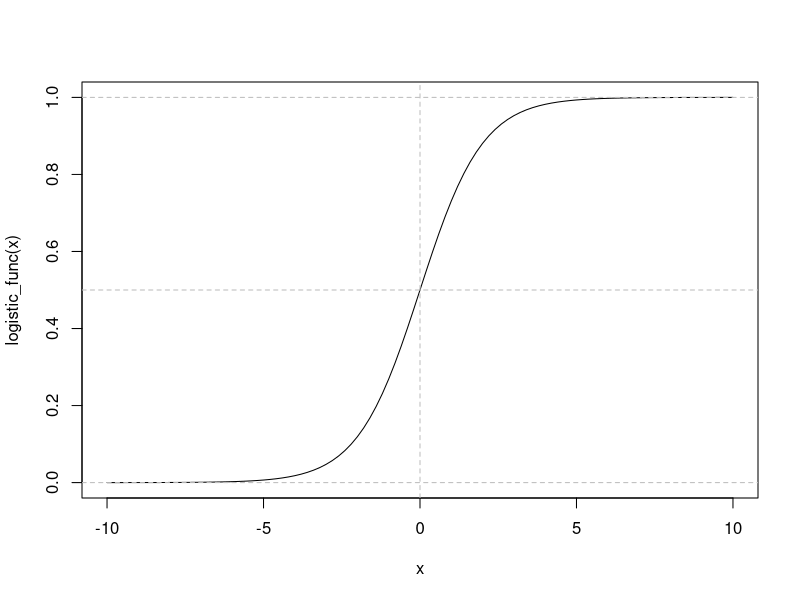
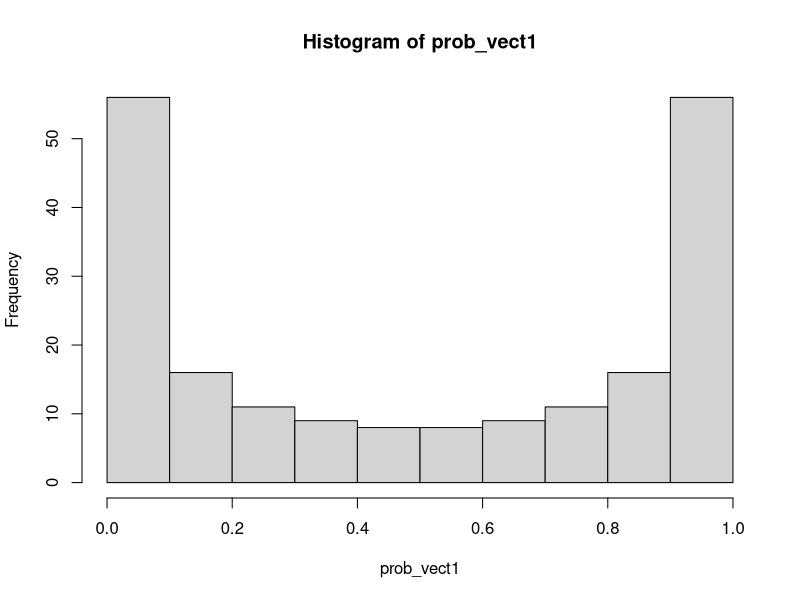
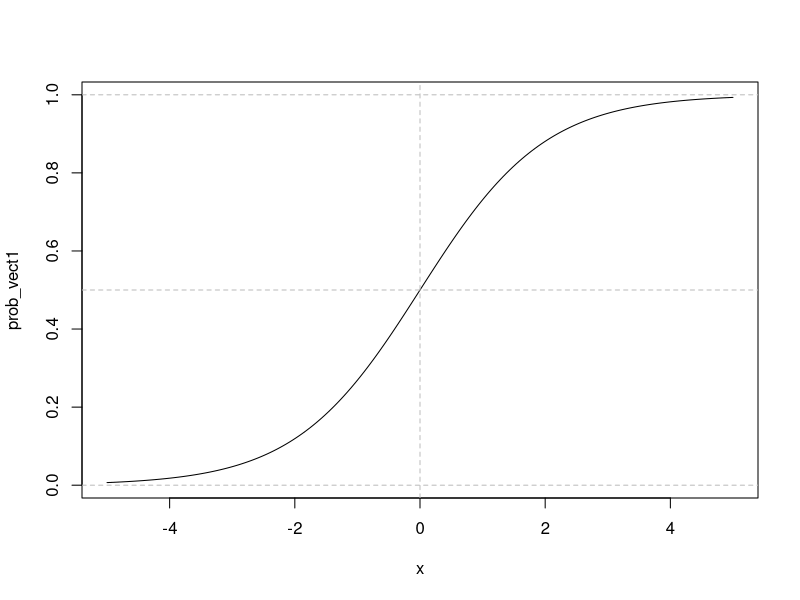
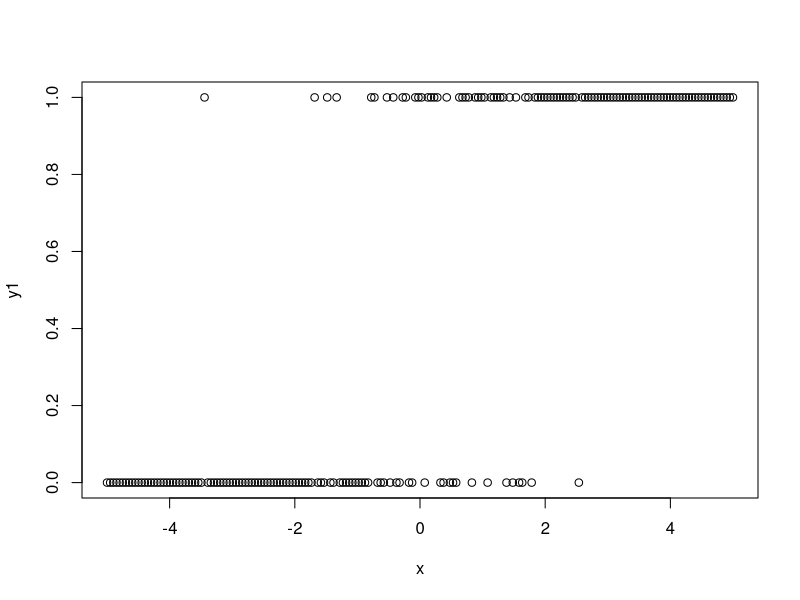
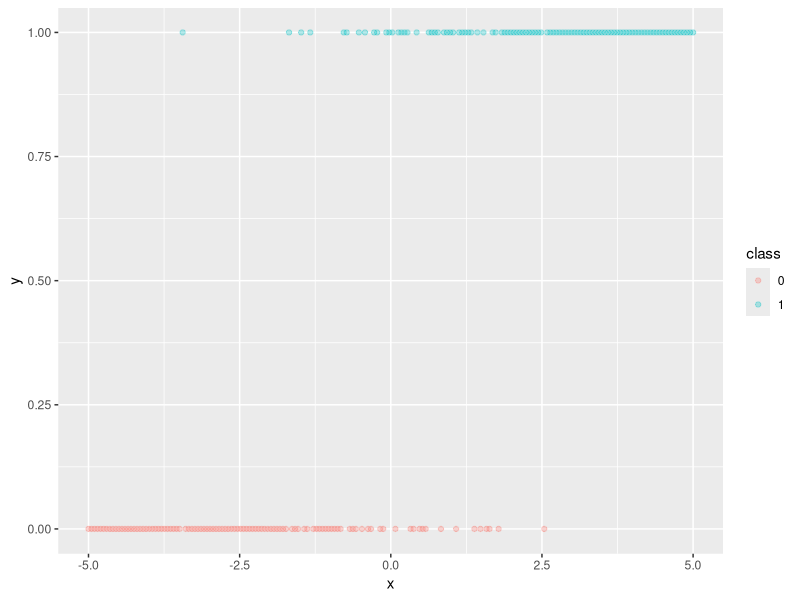
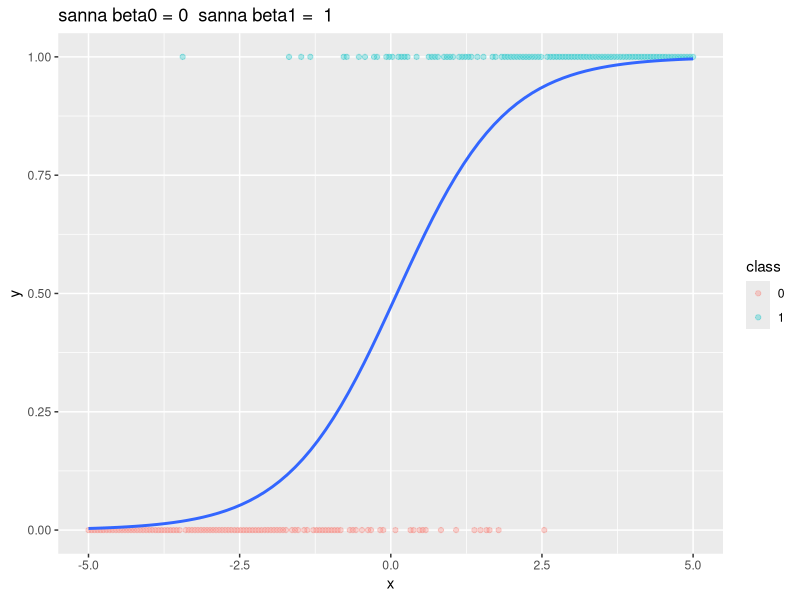
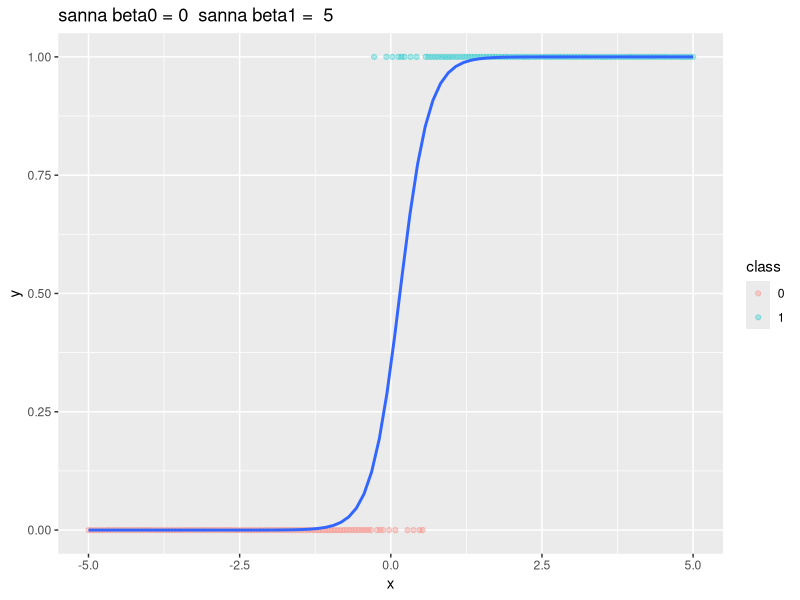
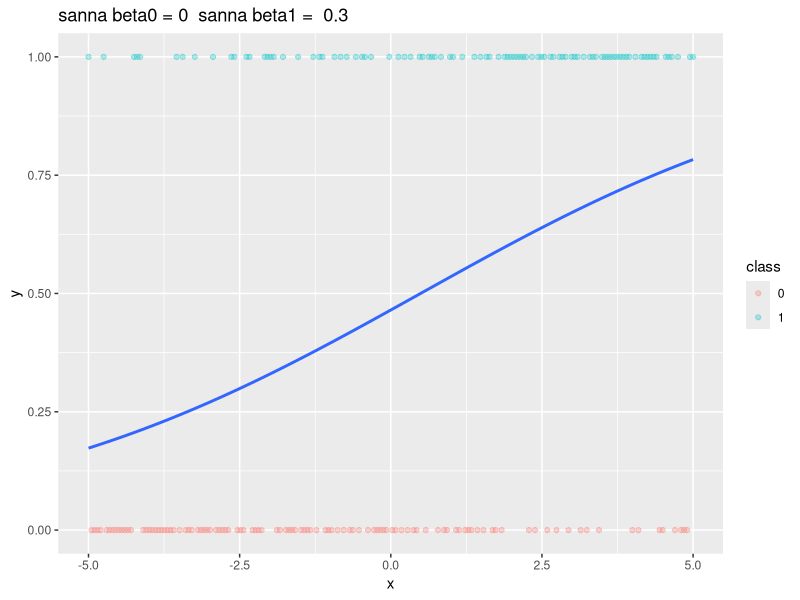

These figures' R source, in order:
################################################################################
################################################################################
# Enkel linjär logistik regression
################################################################################
################################################################################

rm(list=ls())


################################################################################
# Logistiska funktionen
################################################################################

logistic_func<-function(z){
  p<-exp(z)/(1+exp(z))
  return(p)
}
# hur ser den ut?
curve(expr = logistic_func,from = -10,to = 10)
abline(h = c(0,0.5,1),v=0,lty="dashed",col="gray")


# värden >= 0.5 klassificerar vi som klass 1, annars klass 0



################################################################################
# Simulera data
################################################################################

n_obs<-200
x<-seq(-5,5,length=n_obs)
beta0_ver1<- 0
beta1_ver1<-1
z1<-beta0_ver1 + beta1_ver1*x
prob_vect1<-logistic_func(z = z1)
hist(prob_vect1)
mean(prob_vect1>=0.5)



plot(x,prob_vect1,t="l")
abline(h = c(0,0.5,1),v=0,lty="dashed",col="gray")

# prob_vect1 anger varje obs sannolikhet anta klass 1


# slumpa fram data
?rbinom()
# Bernoulli är ett specialfall av binomial, när n=1 (antal försök) i binomial
set.seed(434)
y1<-rbinom(n = n_obs,size = 1,prob = prob_vect1)

plot(x,y1)

df1<-data.frame(x=x,y=y1,class=ifelse(y1==1,"1","0"))

library(tidyverse)

df1 %>%
  ggplot(aes(x, y)) +
  geom_point(alpha = .3,aes(col=class)) 

# lägga till skattad logistik funktion 
p1<-df1 %>%
  ggplot(aes(x, y)) +
  geom_point(alpha = .3,aes(col=class)) +
  geom_smooth(method = "glm", method.args = list(family = "binomial"),se=FALSE)+
  ggtitle(paste("sanna beta0 =",beta0_ver1," sanna beta1 = ",beta1_ver1))
# den blå linjen ger den anpassade sannolikheten för y=1
# om sannolikheten är >= 0.5 så klassificerar vi som y=1, annars som y=0
p1



# nu testar vi att ändra parametervärden

# om vi har en mer brant lutning på kurvan så ökar vi beta1
beta0_ver2<- 0
beta1_ver2<-5
z2<-beta0_ver2 + beta1_ver2*x
prob_vect2<-logistic_func(z = z2)
set.seed(753)
y2<-rbinom(n = n_obs,size = 1,prob = prob_vect2)
df2<-data.frame(x=x,y=y2,class=ifelse(y2==1,"1","0"))

p2<-df2 %>%
  ggplot(aes(x, y)) +
  geom_point(alpha = .3,aes(col=class)) +
  geom_smooth(method = "glm", method.args = list(family = "binomial"),se=FALSE)+
  ggtitle(paste("sanna beta0 =",beta0_ver2," sanna beta1 = ",beta1_ver2))
p2

# om vi har en mindre brant lutning på kurvan så minskar vi beta1
beta0_ver3<- 0
beta1_ver3<-0.3
z3<-beta0_ver3 + beta1_ver3*x
prob_vect3<-logistic_func(z = z3)
set.seed(543)
y3<-rbinom(n = n_obs,size = 1,prob = prob_vect3)
df3<-data.frame(x=x,y=y3,class=ifelse(y3==1,"1","0"))

p3<-df3 %>%
  ggplot(aes(x, y)) +
  geom_point(alpha = .3,aes(col=class)) +
  geom_smooth(method = "glm", method.args = list(family = "binomial"),se=FALSE)+
  ggtitle(paste("sanna beta0 =",beta0_ver3," sanna beta1 = ",beta1_ver3))
p3


library(cowplot)
plot_grid(p1,p2,p3,nrow = 3)


# gör nu 3 nya plottar där ni har beta1=1 och testar beta0: -4 , 0 , 4
# vad händer?



# Vad händer om vi har negativa beta1?
beta0_ver4<- 0
beta1_ver4<--1
z4<-beta0_ver4 + beta1_ver4*x
prob_vect3<-logistic_func(z = z4)
set.seed(543)
y4<-rbinom(n = n_obs,size = 1,prob = prob_vect3)
df4<-data.frame(x=x,y=y4,class=ifelse(y4==1,"1","0"))

p4<-df4 %>%
  ggplot(aes(x, y)) +
  geom_point(alpha = .3,aes(col=class)) +
  geom_smooth(method = "glm", method.args = list(family = "binomial"),se=FALSE)+
  ggtitle(paste("sanna beta0 =",beta0_ver3," sanna beta1 = ",beta1_ver3))
p4
# testa att ändra beta1 till -5 och -0.3




################################################################################
# Skatta modellen
################################################################################

rm(list=ls())

logistic_func<-function(z){
  p<-exp(z)/(1+exp(z))
  return(p)
}

?glm

# simulera lite data
n_obs<-100
set.seed(334)
y<-rep(c(0,1),each=n_obs/2)
x<-rnorm(n = n_obs,mean = rep(c(-1,1),each=n_obs/2),sd = 0.7)
# sotera data efter storleken på x
y<-y[order(x)]
x<-x[order(x)]

df1<-data.frame(x=x,y=y,class=ifelse(y==1,"1","0"))

library(tidyverse)

df1 %>%
  ggplot(aes(x, y)) +
  geom_point(alpha = .7,aes(col=class)) 

?glm
# glm kan anpassa olika generaliserade linjära modeller 
# family = "binomial" ger logistik regression
A1<-glm(formula = y~x,family = "binomial")

A1
coef(A1)
A1_sum<-summary(A1)
A1_sum
A1_sum$coefficients

A1_sum$family
A1_sum$aic

# anpassade värden
# type = "response" ger skattade sannolikheter
y_hat_prob<-predict(object = A1,type = "response")

plot(x,y_hat_prob,t="l")

# type = "link" ger skattade linjära prediktorn 
# (innan vi använder den logistiska funktionen)
z_hat<-predict(object = A1,type = "link")
plot(x,z_hat)
# vi kan räkna för hand:
z_hat2<-coef(A1)[1]+coef(A1)[2]*x
# z_hat och z_hat2 är samma

y_hat_prob2<-logistic_func(z_hat)
# y_hat_prob och y_hat_prob2 är samma

# predikterar en obs som 1 om sannolikheten är 0.5 eller högre
y_hat<-ifelse(y_hat_prob>=0.5,1,0)

# linjär logistik regression skapar linjära beslutsgränser
# om vi har en kontinuerlig förklarande variabel så kommer vi ha en punkt d
# som delar upp x i två delar
# -oändligheten < x< d : här predikterar vi till klass 0 (i exemplet)
# d <= x < +oändligheten : här predikterar vi till klass 1 (i exemplet)
# gränsen d går vid det x som uppfyller p(y=1)=0.5
# så vi kan lösa ekvationen 0.5 = 1 / (1+exp(beta0 + beta1*x)) för x
# så får vi
# x = -beta0/beta1
d<- -coef(A1)[1]/coef(A1)[2]

# plotta data, anpassade värden och beslutsgränsen
df1$y_prob<-y_hat_prob

df1 %>%
  ggplot(aes(x, y)) +
  geom_point(alpha = .7,aes(col=class))+theme_bw()+
  geom_line(aes(y=y_prob))+geom_vline(xintercept=d,linetype="dashed",col="blue")
# beslutsgränsen är den blå streckade linjen
# alla punkter till vänster om den linjen klassificeras som 0
# alla punkter till höger om den linjen klassificeras som 1


A1_sum
residuals(A1,type = "deviance")
A1_sum$deviance
sum(residuals.glm(A1,type = "deviance")^2)

A1_sum$cov.unscaled # skattning av kovariansmatrisen för beta_hat 
A1_sum$coefficients[,1:2] # SE för beta_hat
sqrt(diag(A1_sum$cov.unscaled))
# kontrollräkna:
A1_sum$coefficients[,2]-sqrt(diag(A1_sum$cov.unscaled))

confint(A1,level = 0.9)
